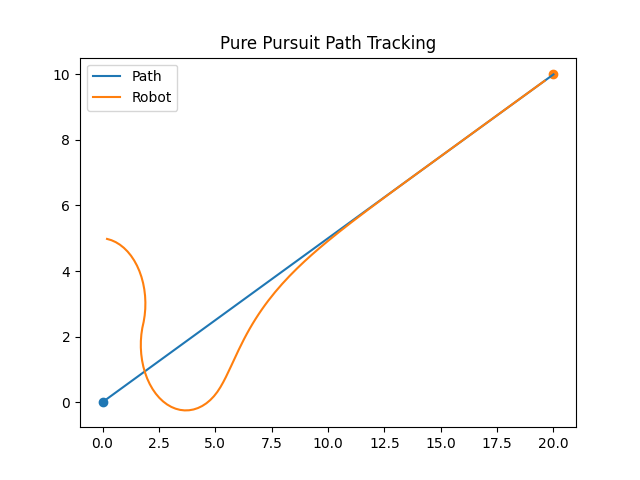

This chart was generated by the following Python code:
"""
Instead of going to the nearest point on the path , here it goes to the lookahed point and move along that path till it reaches the goal
Now the robot has orientation ,
state =(x,y,theta) 
motion :
   x+= v * cos(theta) 
   y+= v * sin(theta)
   theta+= steering

Step 1 : find the nearest point on the path
Step 2 : Compute the angle to that point
Step 3: Compute steering.

"""
import numpy as np
import matplotlib.pyplot as plt

#  Path 
path_x = np.linspace(0, 20, 200)
path_y = 0.5 * path_x #y = 0.5x

# Robot state 
x, y, theta = 0.0, 5.0, 0.0

#  Parameters 
v = 2.0                 # forward speed
L = 3.0                 # lookahead distance
K = 2.0               # steering gain - How aggressively the robot turns toward the target.
dt = 0.1

trajectory = []
idx = 0
last_idx = 0
# Find lookahead point
def find_lookahead(x, y, path_x, path_y, L, last_idx):
    for i in range(last_idx, len(path_x)):
        px, py = path_x[i], path_y[i]
        dist = np.sqrt((px - x)**2 + (py - y)**2)
        if dist > L:
            return px, py, i
    return path_x[-1], path_y[-1], len(path_x)-1

#  Simulation 
for _ in range(300):

    target_x, target_y, last_idx = find_lookahead(x, y, path_x, path_y, L, last_idx)

    # angle to target
    angle_to_target = np.arctan2(target_y - y, target_x - x)

    # heading error (how much wrong am i facing the worng direction)
    alpha = angle_to_target - theta

    # normalize angle
    alpha = np.arctan2(np.sin(alpha), np.cos(alpha))
    goal = np.array([path_x[-1], path_y[-1]])
    if np.linalg.norm([x - goal[0], y - goal[1]]) < 0.5:
      break
    # steering control 
    steering = np.clip(K * alpha, -1.0, 1.0)

    # update robot
    theta += steering * dt
    x += v * np.cos(theta) * dt
    y += v * np.sin(theta) * dt

    trajectory.append([x, y])

trajectory = np.array(trajectory)

#  Plot 
plt.figure()
plt.plot(path_x, path_y, label="Path")
plt.plot(trajectory[:,0], trajectory[:,1], label="Robot")

plt.scatter(path_x[0], path_y[0])
plt.scatter(path_x[-1], path_y[-1])

plt.legend()
plt.title("Pure Pursuit Path Tracking")
plt.show()
